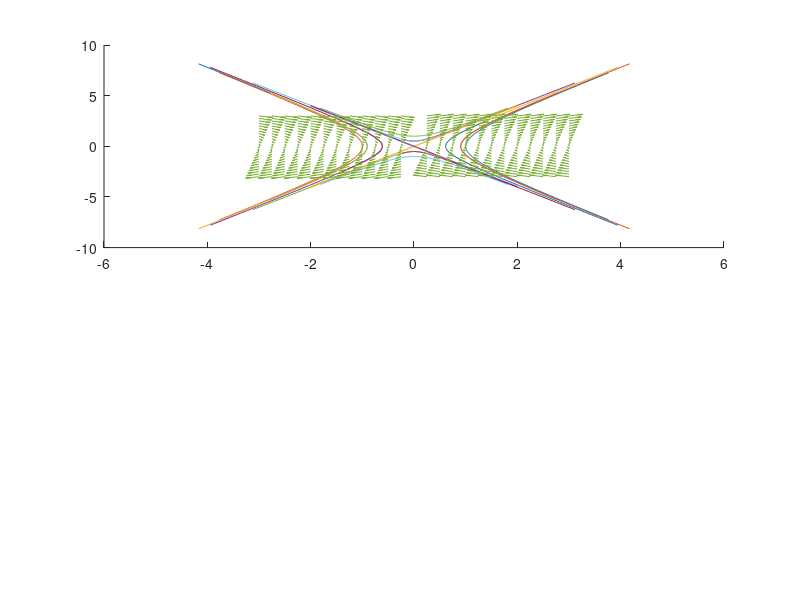

The MATLAB source for this figure: (Note: this script raises an error after producing the figure.)
a = 0.5;
b = 2;
A = [0,a;b,0];
%model_1 = @(v) A * v'
omega = sqrt(a*b);
point = linspace(0,2*pi,17)
point(end)=[];
%ini = [2.0,1.0; 1.0,1.0; 1.0,2.0; 3.0,1.0];
%1.0, 3.0;2.0,2.0; 3.0,3.0];
[X,Y] = meshgrid(point,point);
ini = [cos(point(:)),sin(point(:))];
%ini = [cos(X(:)),sin(X(:))];
P = [sqrt(a/(a+b)),sqrt(a/(a+b)); sqrt(b/(a+b)),-sqrt(b/(a+b))];
xi_1 = P(:,1);
xi_2 = P(:,2);
P_1 = inv(P);
U = P_1 * ini';
%display(U);
u_0 = U(1);
v_0 = U(2);
%disp(model_1(ini))

t = linspace(-2,2,200);
sol = @(t,u) u(1)*xi_1 .* exp(omega*t) + u(2)*xi_2 .* exp(-omega*t);
fig = figure();
subplot(2,1,1);hold on;
for k = 1:size(U,2)
  x = sol(t,U(:,k))(1,:);
  y = sol(t,U(:,k))(2,:);
  plot(x,y);
  %plot(x,y,'DisplayName',sprintf('initial = %.2f, %.2f',ini'(1,k),ini'(2,k)));
endfor
l1 = plot(t,sqrt(b/a)*t,'DisplayName',sprintf('Eigenline sqrt(b/a)=%.2f',sqrt(b/a)),'LineWidth',1);
l2 = plot(t,-sqrt(b/a)*t,'DisplayName',sprintf('Eigenline -sqrt(b/a)=%.2f',-sqrt(b/a)),'LineWidth',1);
vecs = linspace(-3,3,25);
[X,Y] = meshgrid(vecs);
U_ = A(1,1)*X + A(1,2)*Y;
V = A(2,1)*X + A(2,2)*Y;
L_U = sqrt(sum(U_.^2,1));
L_U(L_U==0)=1;
L_V = sqrt(sum(V.^2,1));
U_ = U_./L_U;
V = V./L_V;
quiver(X,Y,U_,V);
NX_U = A(1,1)*X;
NX_V = A(2,1)*X;
NX_U = normalize_cols(NX_U);
NX_V = normalize_cols(NX_V);
Y_N = zeros(size(Y));
NX = quiver(X,Y_N,NX_U,NX_V,'DisplayName','x-nullcline');
NY_U = A(1,2)*Y;
NY_V = A(2,2)*Y;
NY_U = normalize_cols(NY_U);
NY_V = normalize_cols(NY_V);
X_N = zeros(size(X));
NY = quiver(X_N,Y,NY_U,NY_V,'DisplayName','y-nullcline');
hold off;
xlim([-2,2]); ylim([-2,2]);
legend([l1,l2,NX,NY]);
title(sprintf("Relational spending, a=%g, b=%g",a,b));
xlabel("Nation A");
ylabel("Nation B");
grid on;
sample = randperm(size(U,2),7);
samples = U(:,sample);
disp(size(samples));
subplot(2,1,2);
hold on;
for k=1:size(samples,2)
  traj = sol(t,samples(:,k));
  x = traj(1,:);
  y = traj(2,:);
  if k == 1
    plot(t, x, 'b-',  'LineWidth', 1., 'DisplayName', 'Nation A');
    plot(t, y, 'r--', 'LineWidth', 1.2, 'DisplayName', 'Nation B');
  else
    plot(t, x, 'b-',  'LineWidth', 1., 'HandleVisibility', 'off');
    plot(t, y, 'r--', 'LineWidth', 1.2, 'HandleVisibility', 'off');
  endif
  %plot(t,x,'DisplayName','Nation A');
  %lot(t,y,'DisplayName','Nation B');
endfor
hold off;
%plot(t,x,'DisplayName','Nation A');
%plot(t,y,'DisplayName','Nation B');
xlabel('Time');
ylabel('Spending');
legend('show');
grid on;
%waitfor(gcf);
%hold off;
print('figures/model_1_curves.png', '-dpng', '-S1300,1300');


%vecs = linspace(-3,3,20);
%[X,Y] = meshgrid(vecs);
%U = A(1,1)*X + A(1,2)*Y;
%V = A(2,1)*X + A(2,2)*Y;
%quiver(X,Y,U,V);
%grid on;
